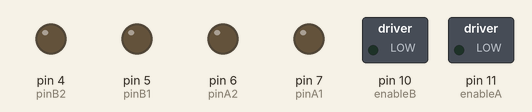
This sketch was run on a simulated Arduino Uno, built with avr-gcc and run on an emulated ATmega328P. On the bench: switched loads named in the sketch (green lamp = pin HIGH), output pins drawn as LEDs (lit = HIGH).

Above: at 1.0 s.
At 2.1 s:
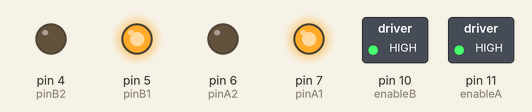
At 2.3 s:
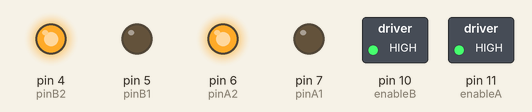
At 2.5 s:
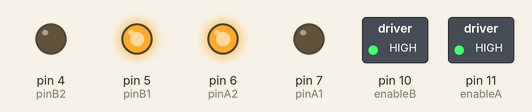
At 2.7 s:
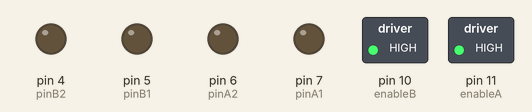
At 2.9 s:
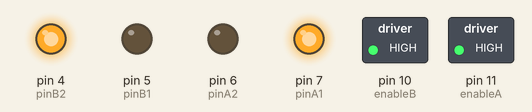
Timing chart, 0 to 3.7 s (numbered marks = the images above):
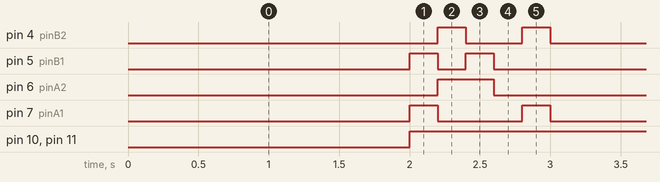

Measured:
- by itself, pin 4 (pinB2): repeats every 3.2 s: LOW 0.40 s, HIGH 0.20 s, LOW 2.4 s, HIGH 0.20 s
- by itself, pin 5 (pinB1): repeats every 3.2 s: LOW 0.20 s, HIGH 0.20 s, LOW 2.6 s, HIGH 0.20 s
- by itself, pin 6 (pinA2): alternates HIGH for 0.40 s and LOW for 2.8 s
- by itself, pin 7 (pinA1): repeats every 3.2 s: LOW 0.60 s, HIGH 0.20 s, LOW 2.2 s, HIGH 0.20 s
- by itself, pin 10 (enableB), pin 11 (enableA): LOW → HIGH at 2.0 s

The sketch:

WorkingMotors.ino
```cpp
// Motor A pins (enableA = enable motor, pinA1 = forward, pinA2 = backward)
int enableA = 11;
int pinA1 = 7;
int pinA2 = 6;

//Motor B pins (enabledB = enable motor, pinB2 = forward, pinB2 = backward)
int enableB = 10;
int pinB1 = 5;
int pinB2 = 4;

//This lets you run the loop a single time for testing
boolean run = true;

void setup() {
 pinMode(enableA, OUTPUT);
 pinMode(pinA1, OUTPUT);
 pinMode(pinA2, OUTPUT);

 pinMode(enableB, OUTPUT);
 pinMode(pinB1, OUTPUT);
 pinMode(pinB2, OUTPUT);
}
void loop() {
  if (run) {
    delay(2000);
    enableMotors();
    //Go forward
    forward(200);
    //Go backward
    backward(200);
    //Turn left
    turnLeft(200);
    coast(200);
    //Turn right
    turnRight(200);
    coast(200);
    //This stops the loop
    //run = false;
  }
}

//Define high-level H-bridge commands

void enableMotors()
{
 motorAOn();
 motorBOn();
}

void disableMotors()
{
 motorAOff();
 motorBOff();
}

void forward(int time)
{
 motorAForward();
 motorBForward();
 delay(time);
}

void backward(int time)
{
 motorABackward();
 motorBBackward();
 delay(time);
}

void turnLeft(int time)
{
 motorABackward();
 motorBForward();
 delay(time);
}

void turnRight(int time)
{
 motorAForward();
 motorBBackward();
 delay(time);
}

void coast(int time)
{
 motorACoast();
 motorBCoast();
 delay(time);
}

void brake(int time)
{
 motorABrake();
 motorBBrake();
 delay(time);
}
//Define low-level H-bridge commands

//enable motors
void motorAOn()
{
 digitalWrite(enableA, HIGH);
}

void motorBOn()
{
 digitalWrite(enableB, HIGH);
}

 //disable motors
void motorAOff()
{
 digitalWrite(enableB, LOW);
}

void motorBOff()
{
 digitalWrite(enableA, LOW);
}

 //motor A controls
void motorAForward()
{
 digitalWrite(pinA1, HIGH);
 digitalWrite(pinA2, LOW);
}

void motorABackward()
{
 digitalWrite(pinA1, LOW);
 digitalWrite(pinA2, HIGH);
}

//motor B controls
void motorBForward()
{
 digitalWrite(pinB1, HIGH);
 digitalWrite(pinB2, LOW);
}

void motorBBackward()
{
 digitalWrite(pinB1, LOW);
 digitalWrite(pinB2, HIGH);
}

//coasting and braking
void motorACoast()
{
 digitalWrite(pinA1, LOW);
 digitalWrite(pinA2, LOW);
}

void motorABrake()
{
 digitalWrite(pinA1, HIGH);
 digitalWrite(pinA2, HIGH);
}

void motorBCoast()
{
 digitalWrite(pinB1, LOW);
 digitalWrite(pinB2, LOW);
}

void motorBBrake()
{
 digitalWrite(pinB1, HIGH);
 digitalWrite(pinB2, HIGH);
}
```
